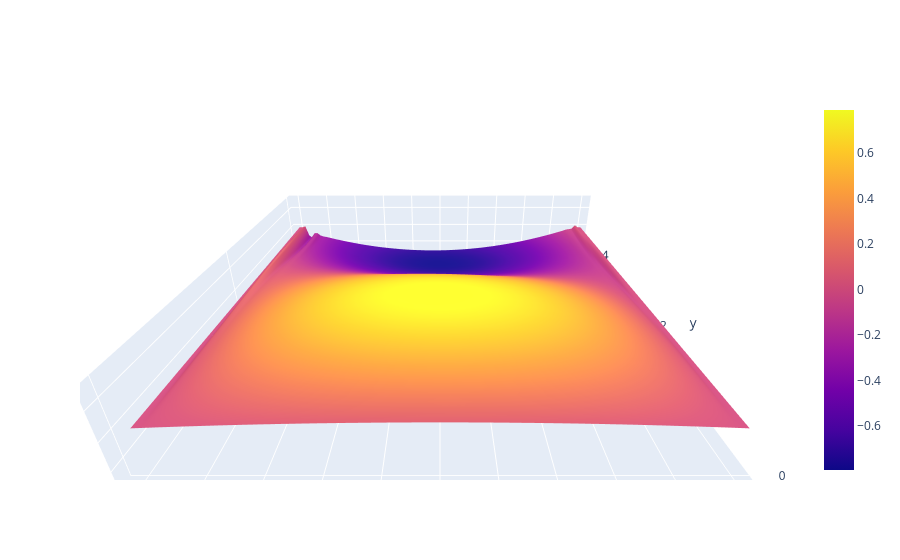

Here is the notebook cell this chart was saved with:
### Code cell
t1 = np.arange(0, t, dt)
fig = go.Figure(go.Surface(
#     contours = {
#         "x": {"show": True, "start": 1.5, "end": 2, "size": 0.04, "color":"white"},
#         "z": {"show": True, "start": 0.5, "end": 0.8, "size": 0.05}
#     },
    x = x,
    y = t1,
    z = s))
fig.update_layout(
        scene = {
            "xaxis": {"nticks": 20},
            "zaxis": {"nticks": 4},
            'camera_eye': {"x": 0, "y": -1, "z": 0.5},
            "aspectratio": {"x": 1, "y": 1, "z": 0.2}
        })
fig.show()

### Figure 1 — Plotly figure (JSON) as saved in the notebook; plotly's stock layout.template omitted (floating-point values rounded to 4 significant figures; data arrays with more than 128 entries replaced by an {"elided": "..."} marker saying what was removed)
{"data": [{"type": "surface", "x": [0, 0.101, 0.202, 0.303, 0.404, 0.5051, 0.6061, 0.7071, 0.8081, 0.9091, 1.01, 1.111, 1.212, 1.313, 1.414, 1.515, 1.616, 1.717, 1.818, 1.919, 2.02, 2.121, 2.222, 2.323, 2.424, 2.525, 2.626, 2.727, 2.828, 2.929, 3.03, 3.131, 3.232, 3.333, 3.434, 3.535, 3.636, 3.737, 3.838, 3.939, 4.04, 4.141, 4.242, 4.343, 4.444, 4.545, 4.646, 4.747, 4.848, 4.949, 5.051, 5.152, 5.253, 5.354, 5.455, 5.556, 5.657, 5.758, 5.859, 5.96, 6.061, 6.162, 6.263, 6.364, 6.465, 6.566, 6.667, 6.768, 6.869, 6.97, 7.071, 7.172, 7.273, 7.374, 7.475, 7.576, 7.677, 7.778, 7.879, 7.98, 8.081, 8.182, 8.283, 8.384, 8.485, 8.586, 8.687, 8.788, 8.889, 8.99, 9.091, 9.192, 9.293, 9.394, 9.495, 9.596, 9.697, 9.798, 9.899, 10], "y": {"elided": "4000 float values"}, "z": {"elided": "41x100 float values"}}], "layout": {"scene": {"aspectratio": {"x": 1, "y": 1, "z": 0.2}, "camera": {"eye": {"x": 0, "y": -1, "z": 0.5}}, "xaxis": {"nticks": 20}, "zaxis": {"nticks": 4}}}}
